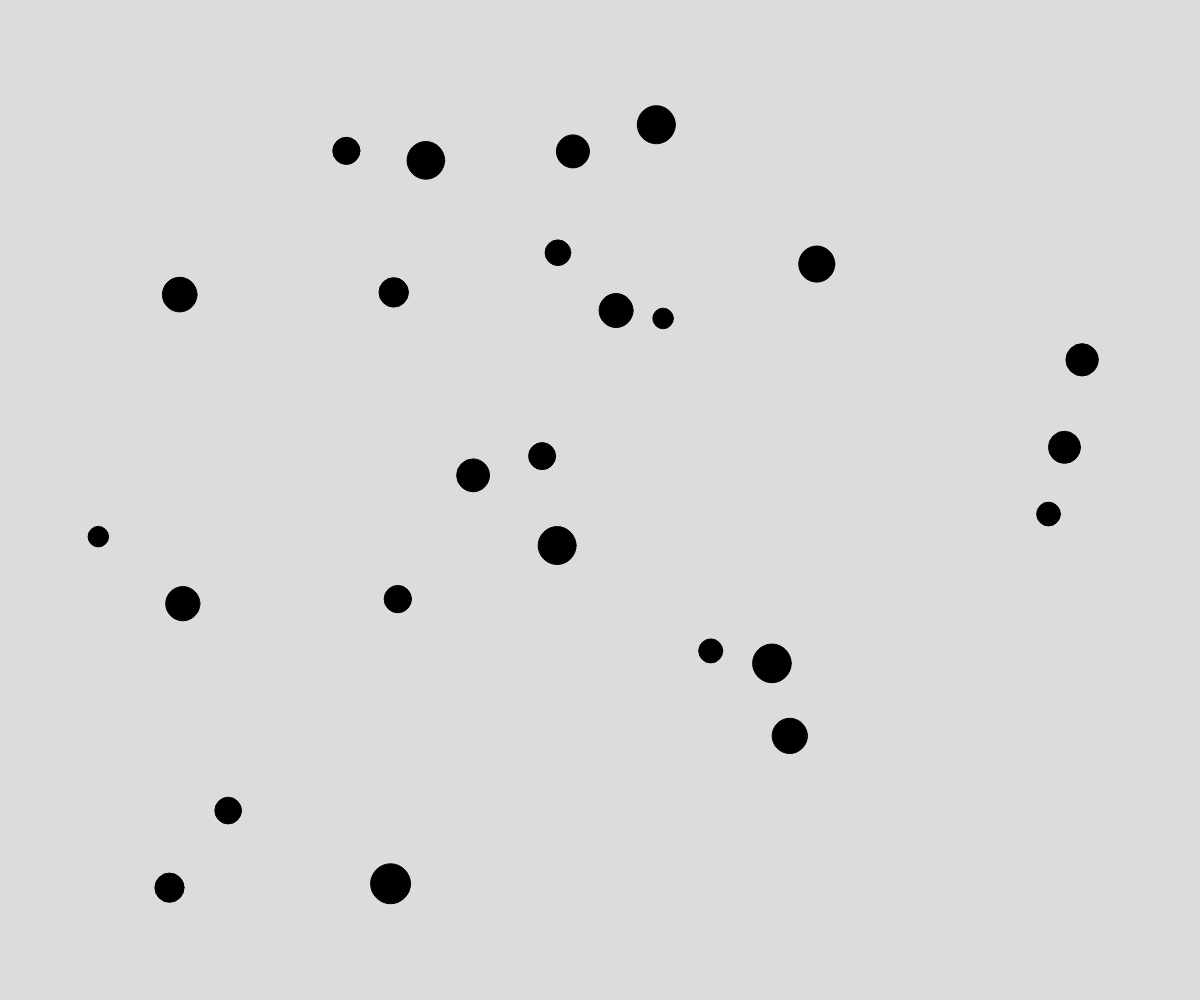
Frame 1 (no input)
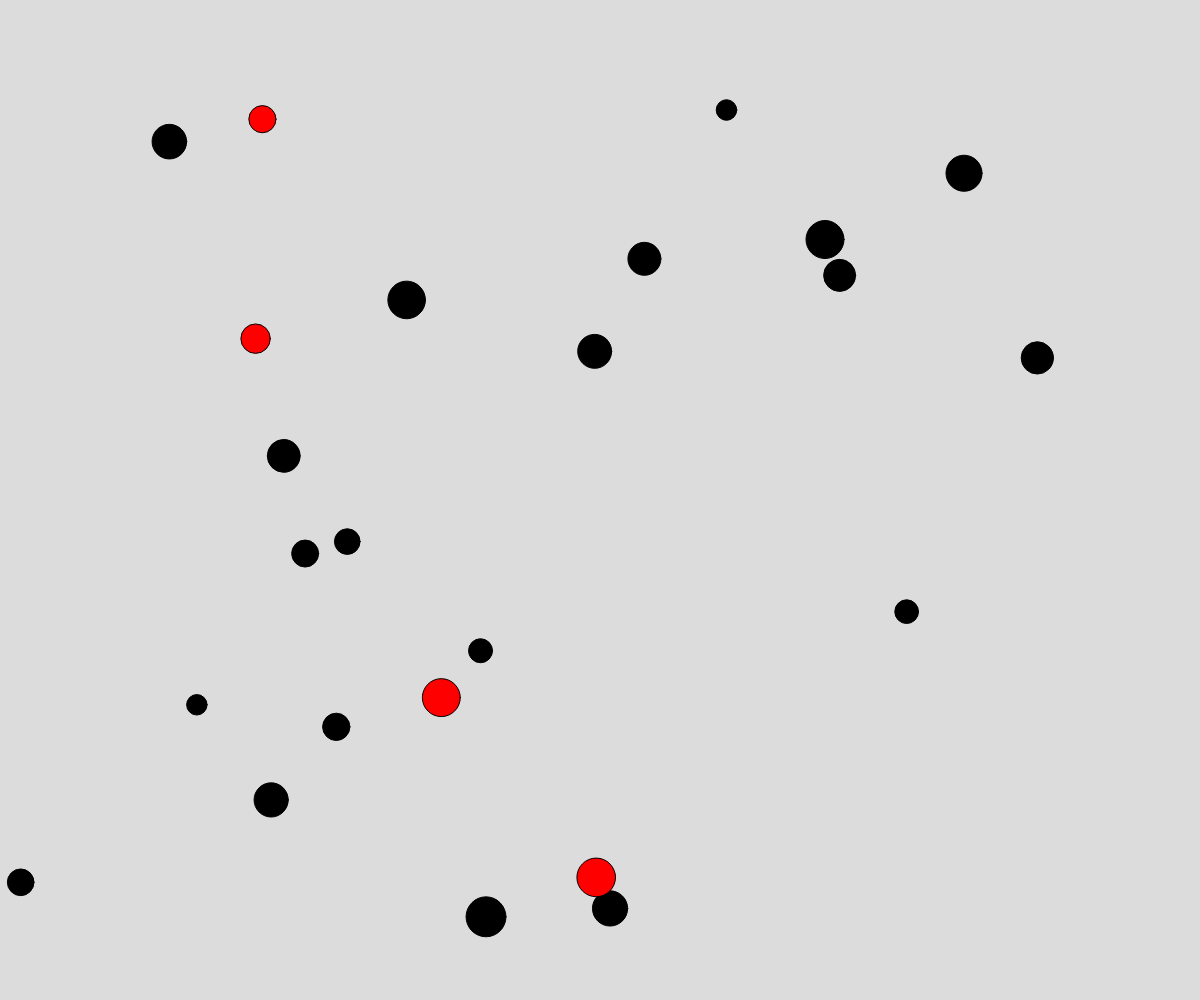
Frame 60 (no input)
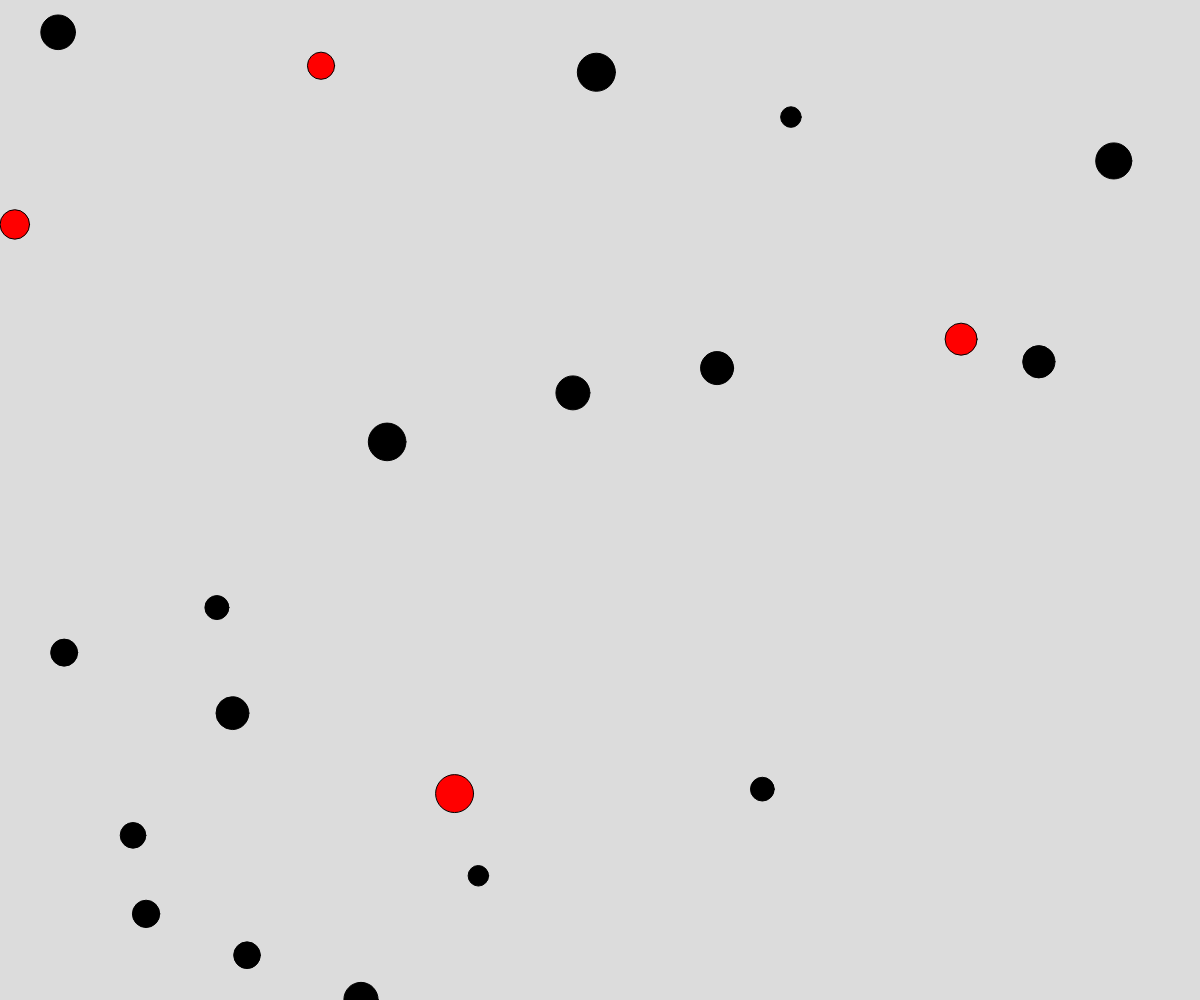
Frame 120 (the mouse pressed at the canvas centre since frame 60)

The p5.js sketch that drew these frames (run headless with seeded random() and noise() and a simulated clock; from frame 60 on, the mouse is pressed at the canvas centre):

// p5.js sketch
// ── sketch.js
// ball object demo - interacting

let ballArray = [];

function setup() {
  createCanvas(windowWidth, windowHeight);

  //spawn lots of balls into the Array
  for (let i=0; i<25; i++) {
    ballArray.push(new Ball(random(100, width-100), random(100, height-100)));
  }
}

function draw() {
  background(220);

  for (let i=0; i<ballArray.length; i++) {
    ballArray[i].move();

    for (let j=0; j<ballArray.length; j++) {
      if (i !== j) {
        ballArray[i].collisionCheck(ballArray[j]);
      }
    }

    ballArray[i].display();
    
  }
}

class Ball {
  constructor(x, y) {
    this.x = x;
    this.y = y;
    this.dx = random(-5, 5);
    this.dy = random(-5, 5);
    this.radius = random(10, 20);
    this.fillColor = "black";
  }

  move() {
    this.x += this.dx;
    this.y += this.dy;

    //bounce on the edge of the screen
    if(this.x <= 0 + this.radius || this.x >= width - this.radius) {
      this.dx *= -1;
    }
    if(this.y <= 0 + this.radius || this.x >= height - this.radius) {
      this.dy *= -1;
    }
  }

  display() {
    fill(this.fillColor);
    circle(this.x, this.y, this.radius*2);
  }

  collisionCheck(otherBall) {
    let distanceApart = dist(this.x, this.y, otherBall.x, otherBall.y);
    let sumOfRadii = this.radius + otherBall.radius;
    if (distanceApart <= sumOfRadii) {
      this.fillColor = "red";

      let tempDx = this.dx;
      let tempDy = this.dy;

      this.dx = otherBall.dx;
      this.dy = otherBall.dy;

      otherBall.dx = tempDx;
      otherBall.dy = tempDy;
    }
  }
}
